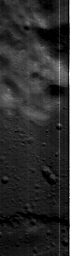
#> input picture sample_triplets/same_lunar_zone/iirs_same_zone.png, 70 x 256 px
$ python -i shadows.py   (imports and definitions only)
#> lines starting #> are read from the running program, lines starting #| are printed output that depends on the picture; after the words box and inside, x2 and y2 are one past the last pixel; in counts of white or black regions, pixels touching at a corner belong together
#> further down, picture is the input picture: shape (256, 70, 3); min 0, max 254, mean 40.4
"""
Shadow Detection and Feature Masking for Lunar Imagery (SIH26166).

Identifies near-zero signal shadowed regions in lunar optical imagery
and generates valid feature masks to prevent match hallucination.
"""

import cv2
import numpy as np
from typing import Tuple, Dict, Any

def detect_shadow_mask(
    image: np.ndarray,
    intensity_threshold: int = 25,
    adaptive_block_size: int = 31,
    morph_kernel_size: int = 5
) -> Tuple[np.ndarray, np.ndarray]:
    """
    Returns:
        shadow_mask: uint8 array (255 = shadow, 0 = illuminated)
        valid_mask: uint8 array (255 = valid terrain, 0 = shadow/invalid)
    """
#> called with intensity_threshold = 25, adaptive_block_size = 31, morph_kernel_size = 5
    if len(image.shape) == 3:
        gray = cv2.cvtColor(image, cv2.COLOR_BGR2GRAY)
    else:
        gray = image.copy()

    if gray.dtype != np.uint8:
        gray = ((gray - gray.min()) / max(1e-5, (gray.max() - gray.min())) * 255.0).astype(np.uint8)

    # Combined absolute thresholding + local contrast thresholding
    abs_shadow = (gray < intensity_threshold).astype(np.uint8) * 255
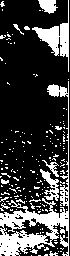
#> abs_shadow: shape (256, 70); 24.9% white; 183 white regions (172 under 20 px), largest, box (x1, y1, x2, y2) and area: (0, 81, 69, 256) 2461, (32, 0, 69, 72) 734, (40, 169, 59, 201) 249

    # Local adaptive thresholding for deep crater shadows
    adaptive_thresh = cv2.adaptiveThreshold(
        gray, 255, cv2.ADAPTIVE_THRESH_GAUSSIAN_C, cv2.THRESH_BINARY_INV, adaptive_block_size, 15
    )
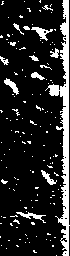
#> adaptive_thresh: shape (256, 70); 15.5% white; 146 white regions (133 under 20 px), largest, box (x1, y1, x2, y2) and area: (45, 0, 70, 256) 1689, (31, 27, 53, 41) 116, (16, 212, 46, 223) 103

    # Combined shadow candidate
    raw_shadow = cv2.bitwise_and(abs_shadow, adaptive_thresh)
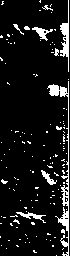
#> raw_shadow: shape (256, 70); 9.3% white; 136 white regions (128 under 20 px), largest, box (x1, y1, x2, y2) and area: (47, 81, 69, 256) 634, (60, 0, 69, 72) 260, (32, 27, 53, 41) 112

    # Morphological cleaning
    kernel = cv2.getStructuringElement(cv2.MORPH_ELLIPSE, (morph_kernel_size, morph_kernel_size))
    shadow_mask = cv2.morphologyEx(raw_shadow, cv2.MORPH_CLOSE, kernel)
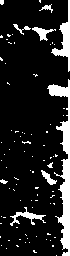
#> shadow_mask: shape (256, 70); 14% white; 86 white regions (77 under 20 px), largest, box (x1, y1, x2, y2) and area: (47, 79, 70, 256) 1319, (51, 0, 70, 72) 410, (10, 207, 46, 226) 199
    shadow_mask = cv2.morphologyEx(shadow_mask, cv2.MORPH_OPEN, kernel)
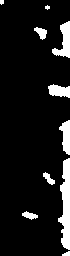
#> shadow_mask: shape (256, 70); 10.1% white; 10 white regions (2 under 20 px), largest, box (x1, y1, x2, y2) and area: (58, 158, 70, 250) 698, (52, 21, 70, 58) 335, (59, 120, 70, 155) 246

    valid_mask = cv2.bitwise_not(shadow_mask)
    return shadow_mask, valid_mask

>>> import cv2
>>> picture = cv2.imread('../../sample_triplets/same_lunar_zone/iirs_same_zone.png')
>>> result = detect_shadow_mask(picture)
